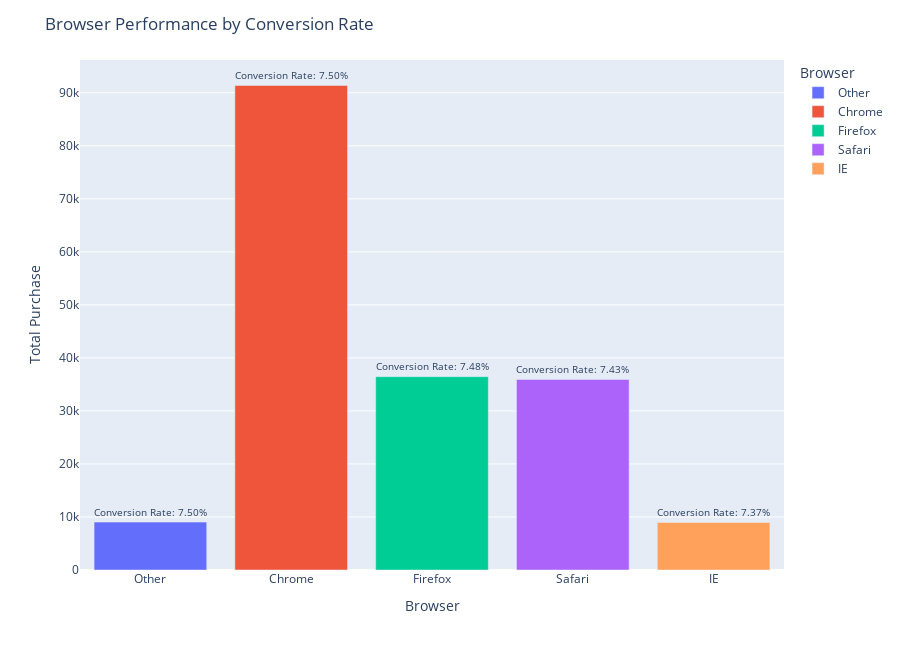

Source (notebook cell):
### Code cell
import pandas as pd
import plotly.express as px

# Calculate total events and purchase events for each browser
browser_summary = events.groupby(['browser', 'event_type']).size().unstack(fill_value=0)
browser_summary['total_events'] = browser_summary.sum(axis=1)

# Calculate conversion rate for each browser
browser_summary['conversion_rate'] = (browser_summary['purchase'] / browser_summary['total_events']) * 100

# Sort by conversion rate in descending order
browser_summary = browser_summary.sort_values(by='conversion_rate', ascending=False).reset_index()

# Plotting bar chart
fig_browser = px.bar(browser_summary,
                     x='browser',
                     y='purchase',
                     color='browser',
                     text=[f'Conversion Rate: {rate:.2f}%' for rate in browser_summary['conversion_rate']],
                     labels=dict(browser='Browser', purchase='Total Purchase', text=''),
                     height=650)

fig_browser.update_traces(textposition='outside')
fig_browser.update_layout(title_text='Browser Performance by Conversion Rate')

fig_browser.show()

### Figure 1 — Plotly figure (JSON) as saved in the notebook; plotly's stock layout.template omitted (floating-point values rounded to 4 significant figures)
{"data": [{"alignmentgroup": "True", "hovertemplate": "Browser=%{x}<br>Total Purchase=%{y}<br>=%{text}<extra></extra>", "legendgroup": "Other", "marker": {"color": "#636efa", "pattern": {"shape": ""}}, "name": "Other", "offsetgroup": "Other", "orientation": "v", "showlegend": true, "text": ["Conversion Rate: 7.50%"], "textposition": "outside", "type": "bar", "x": ["Other"], "xaxis": "x", "y": [9036], "yaxis": "y"}, {"alignmentgroup": "True", "hovertemplate": "Browser=%{x}<br>Total Purchase=%{y}<br>=%{text}<extra></extra>", "legendgroup": "Chrome", "marker": {"color": "#EF553B", "pattern": {"shape": ""}}, "name": "Chrome", "offsetgroup": "Chrome", "orientation": "v", "showlegend": true, "text": ["Conversion Rate: 7.50%"], "textposition": "outside", "type": "bar", "x": ["Chrome"], "xaxis": "x", "y": [91377], "yaxis": "y"}, {"alignmentgroup": "True", "hovertemplate": "Browser=%{x}<br>Total Purchase=%{y}<br>=%{text}<extra></extra>", "legendgroup": "Firefox", "marker": {"color": "#00cc96", "pattern": {"shape": ""}}, "name": "Firefox", "offsetgroup": "Firefox", "orientation": "v", "showlegend": true, "text": ["Conversion Rate: 7.48%"], "textposition": "outside", "type": "bar", "x": ["Firefox"], "xaxis": "x", "y": [36457], "yaxis": "y"}, {"alignmentgroup": "True", "hovertemplate": "Browser=%{x}<br>Total Purchase=%{y}<br>=%{text}<extra></extra>", "legendgroup": "Safari", "marker": {"color": "#ab63fa", "pattern": {"shape": ""}}, "name": "Safari", "offsetgroup": "Safari", "orientation": "v", "showlegend": true, "text": ["Conversion Rate: 7.43%"], "textposition": "outside", "type": "bar", "x": ["Safari"], "xaxis": "x", "y": [35932], "yaxis": "y"}, {"alignmentgroup": "True", "hovertemplate": "Browser=%{x}<br>Total Purchase=%{y}<br>=%{text}<extra></extra>", "legendgroup": "IE", "marker": {"color": "#FFA15A", "pattern": {"shape": ""}}, "name": "IE", "offsetgroup": "IE", "orientation": "v", "showlegend": true, "text": ["Conversion Rate: 7.37%"], "textposition": "outside", "type": "bar", "x": ["IE"], "xaxis": "x", "y": [8957], "yaxis": "y"}], "layout": {"barmode": "relative", "height": 650, "legend": {"title": {"text": "Browser"}, "tracegroupgap": 0}, "margin": {"t": 60}, "title": {"text": "Browser Performance by Conversion Rate"}, "xaxis": {"anchor": "y", "categoryarray": ["Other", "Chrome", "Firefox", "Safari", "IE"], "categoryorder": "array", "domain": [0, 1], "title": {"text": "Browser"}}, "yaxis": {"anchor": "x", "domain": [0, 1], "title": {"text": "Total Purchase"}}}}
